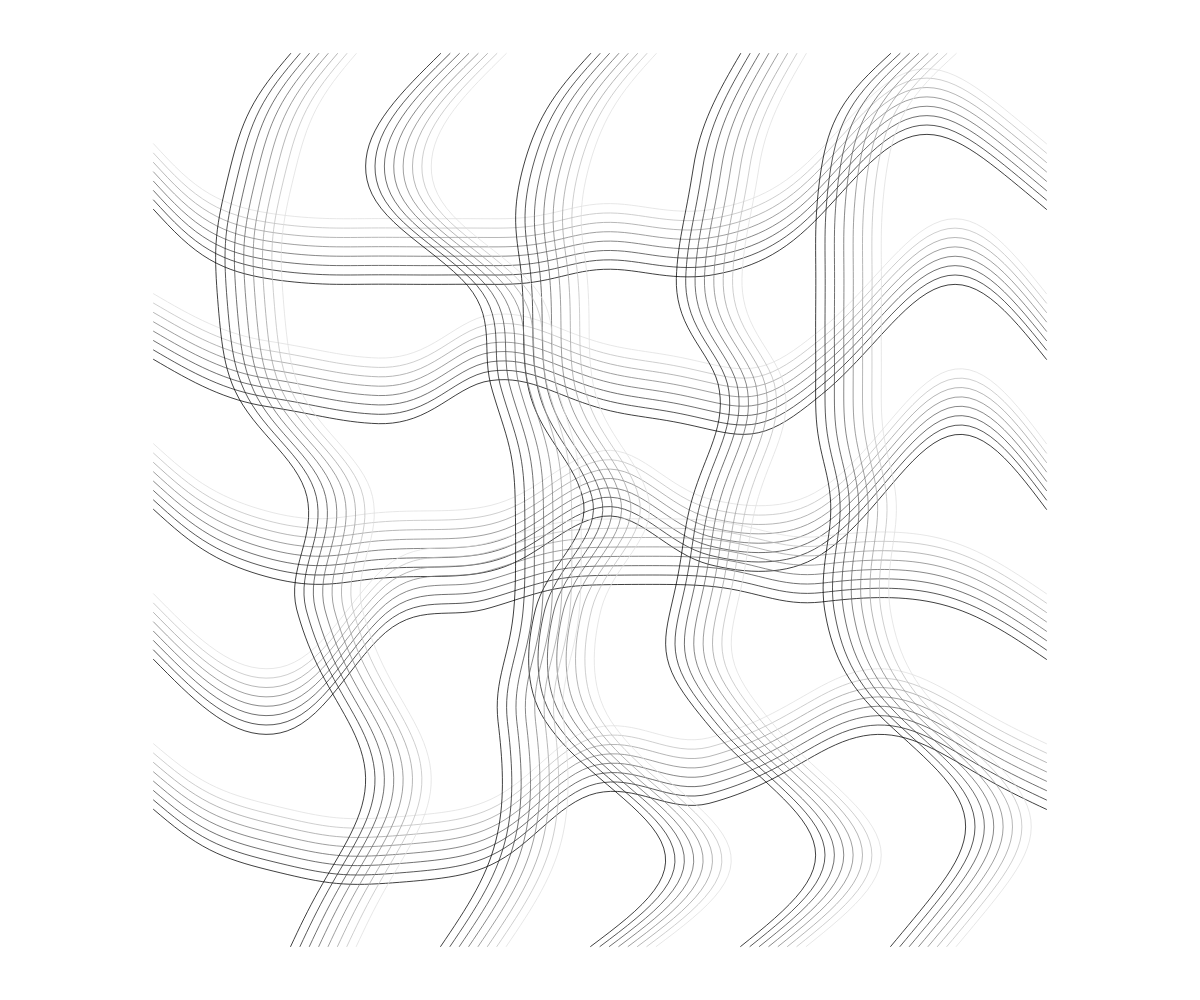
Frame 1 (no input)
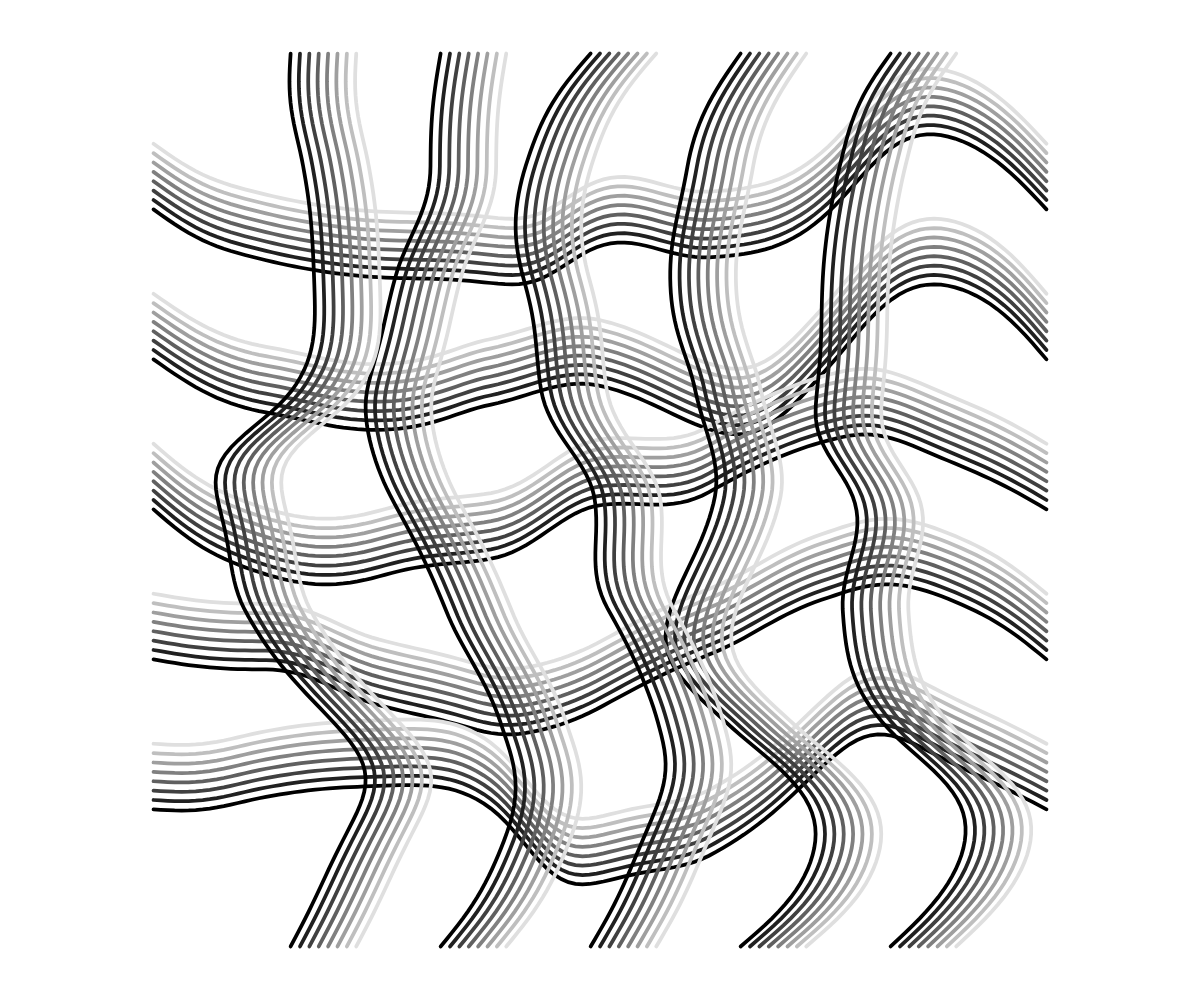
Frame 60 (no input)
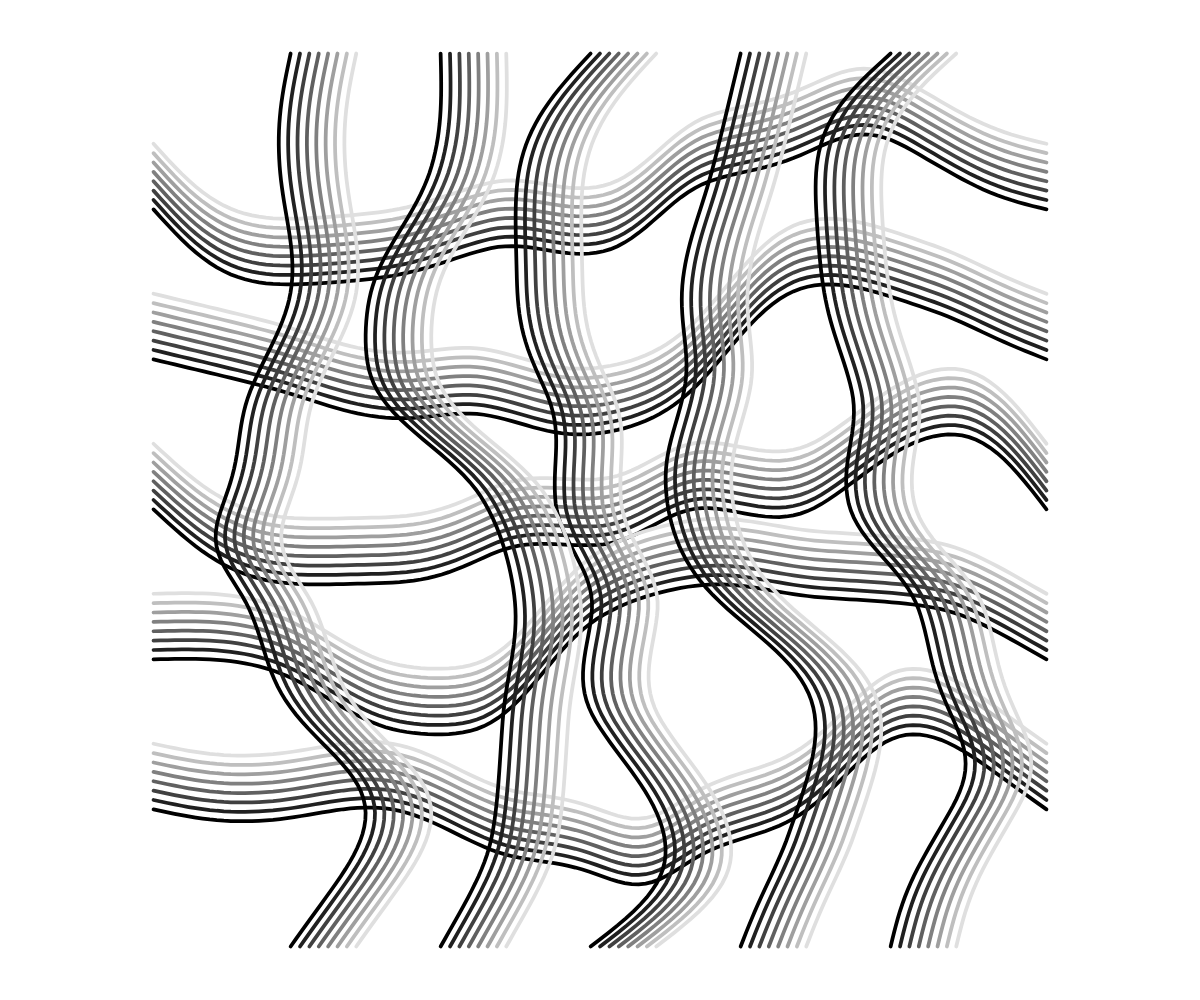
Frame 120 (the mouse pressed at the canvas centre since frame 60)

The p5.js sketch that drew these frames (run headless with seeded random() and noise() and a simulated clock; from frame 60 on, the mouse is pressed at the canvas centre):

// p5.js sketch
// ── sketch.js
const pi = Math.PI
var t = 0
var steps, num_lines, x_unit, y_unit, f
function setup() {
  createCanvas(windowWidth, windowHeight)
  //noSmooth()
  frameRate(60)
  smooth()
}

function wiggle(id) {
  //circle(0.5 * x_unit, (id + 0.5) * y_unit, 20)
  //circle((steps - 0.5) * x_unit, (id + 0.5) * y_unit, 20)
  var num = 32 / 4
  //var num = 1
  for (var k = 0; k < num; k++) {
    //stroke(noise(id) * 255)
    stroke((255 * k) / num)
    //stroke(noise(id * 1000, k, -t) * 255)
    beginShape()
    for (var i = 0; i < steps; i++) {
      var p = i / (steps - 1)
      var x = (i + 0.5) * x_unit
      var n = map(f(p, t, id), 0, 1, -sin(p * pi), sin(p * pi))
      var y = sin((p + n) * 2 * pi) - (k - 1) / num
      //y *= (y_unit / 2) * 0.9 * ((k + 1) / num)
      y *= (y_unit / 2) * 1.0

      //circle(x, (id + 0.5) * y_unit + y, 6)
      vertex(x, (id + 0.5) * y_unit + y)
    }
    endShape()
  }
}

function keyPressed(key) {
  if (key.key == "p") {
    noLoop()
  } else {
    loop()
  }
}

function draw() {
  background(255)

  f = noise
  //f = (x, y, z) => (cos(x * 1 * pi + y) + 1) / 2
  //f = (x, y, z) => sin(noise(x, y, z) * 8 * pi)
  steps = 128
  num_lines = 5
  x_unit = width / steps
  y_unit = height / num_lines

  stroke(0)
  noFill()

  translate(width / 2, height / 2)
  scale(0.75)
  translate(-width / 2, -height / 2)

  for (var i = 0; i < num_lines; i++) {
    wiggle(i)
  }

  translate(width / 2, height / 2)
  rotate(pi / 2)
  translate(-width / 2, -height / 2)
  for (var i = 0; i < num_lines; i++) {
    wiggle(i)
  }

  //stroke(0)
  //rectMode(CENTER)
  //strokeWeight(20)
  //square(width / 2, height / 2, min(width, height) / 2)
  strokeWeight(5)

  t += 0.003 * 8
}
